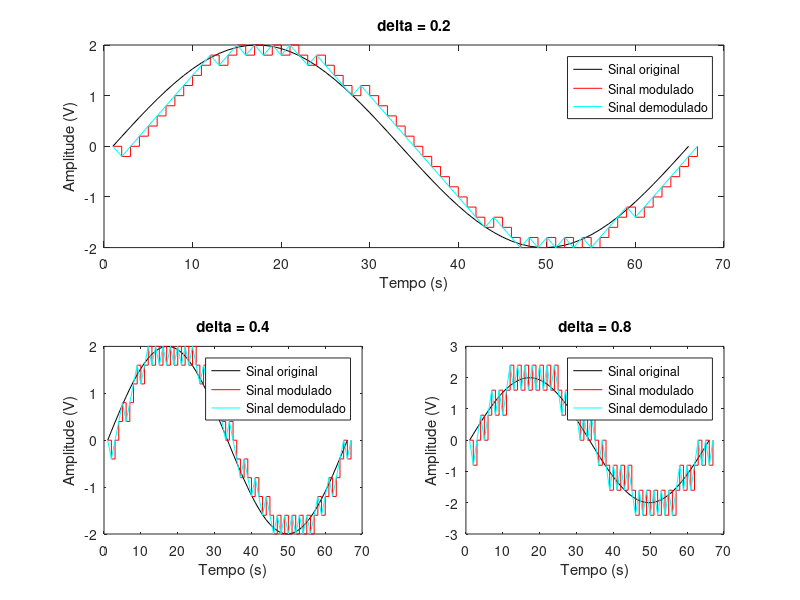

The MATLAB script that drew this image:
%% Limpeza da área de trabalho do Matlab
clc; clear all; close all;

%% Definindo o sinal de entrada

a = 2;                          % Amplitude  (V)
f = 1;                          % Frequência (Hz)
fs = 65 * f;                    % Frequência de Amostragem (>> Nyquist) (Hz)
t = (0:1/fs:1);                 % Vetor temporal (Matlab)
x = a * sin(2 * pi * f * t);    % Sinal a ser transmitido (senoide)

% Variável auxiliar que ajuda nos loops
l = length(x);

%% Primeiro plot (delta = 0.2)
delta = 0.2;

subplot(2,2,[1,2]);
plot(x, 'color', 'black'); hold on;

% Aproximacoes
xn = 0;

for i=1:l
    if  x(i) > xn(i)
        d(i) = 1;
        xn(i+1) = xn(i) + delta;
    else
        d(i) = 0;
        xn(i+1) = xn(i) - delta;
    end
end

% Sinal modulado
stairs(xn,'color','red'); hold on;

% Reconstruindo o sinal original
for i=1:d
    if  d(i) > xn(i)
        d(i) = 0;
        xn(i+1) = xn(i) - delta;
    else
        d(i) = 1;
        xn(i+1) = xn(i) + delta;
    end
end

plot(xn,'color','cyan');

title('delta = 0.2');
xlabel('Tempo (s)');
ylabel('Amplitude (V)');
legend('Sinal original','Sinal modulado','Sinal demodulado');

%% Segundo plot (delta = 0.4)
delta = 0.4;

subplot(2,2,3);
plot(x, 'color', 'black'); hold on;

% Aproximacoes
xn = 0;

for i=1:l
    if  x(i) > xn(i)
        d(i) = 1;
        xn(i+1) = xn(i) + delta;
    else
        d(i) = 0;
        xn(i+1) = xn(i) - delta;
    end
end

% Sinal modulado
stairs(xn,'color','red'); hold on;

% Reconstruindo o sinal original
for i=1:d
    if  d(i) > xn(i)
        d(i) = 0;
        xn(i+1) = xn(i) - delta;
    else
        d(i) = 1;
        xn(i+1) = xn(i) + delta;
    end
end

plot(xn,'color','cyan');

title('delta = 0.4');
xlabel('Tempo (s)');
ylabel('Amplitude (V)');
legend('Sinal original','Sinal modulado','Sinal demodulado');

%% Terceiro plot (delta = 0.8)
delta = 0.8;

subplot(2,2,4);
plot(x, 'color', 'black'); hold on;

% Aproximacoes
xn = 0;

for i=1:l
    if  x(i) > xn(i)
        d(i) = 1;
        xn(i+1) = xn(i) + delta;
    else
        d(i) = 0;
        xn(i+1) = xn(i) - delta;
    end
end

% Sinal modulado
stairs(xn,'color','red'); hold on;

% Reconstruindo o sinal original
for i=1:d
    if  d(i) > xn(i)
        d(i) = 0;
        xn(i+1) = xn(i) - delta;
    else
        d(i) = 1;
        xn(i+1) = xn(i) + delta;
    end
end

plot(xn,'color','cyan');

title('delta = 0.8');
xlabel('Tempo (s)');
ylabel('Amplitude (V)');
legend('Sinal original','Sinal modulado','Sinal demodulado');